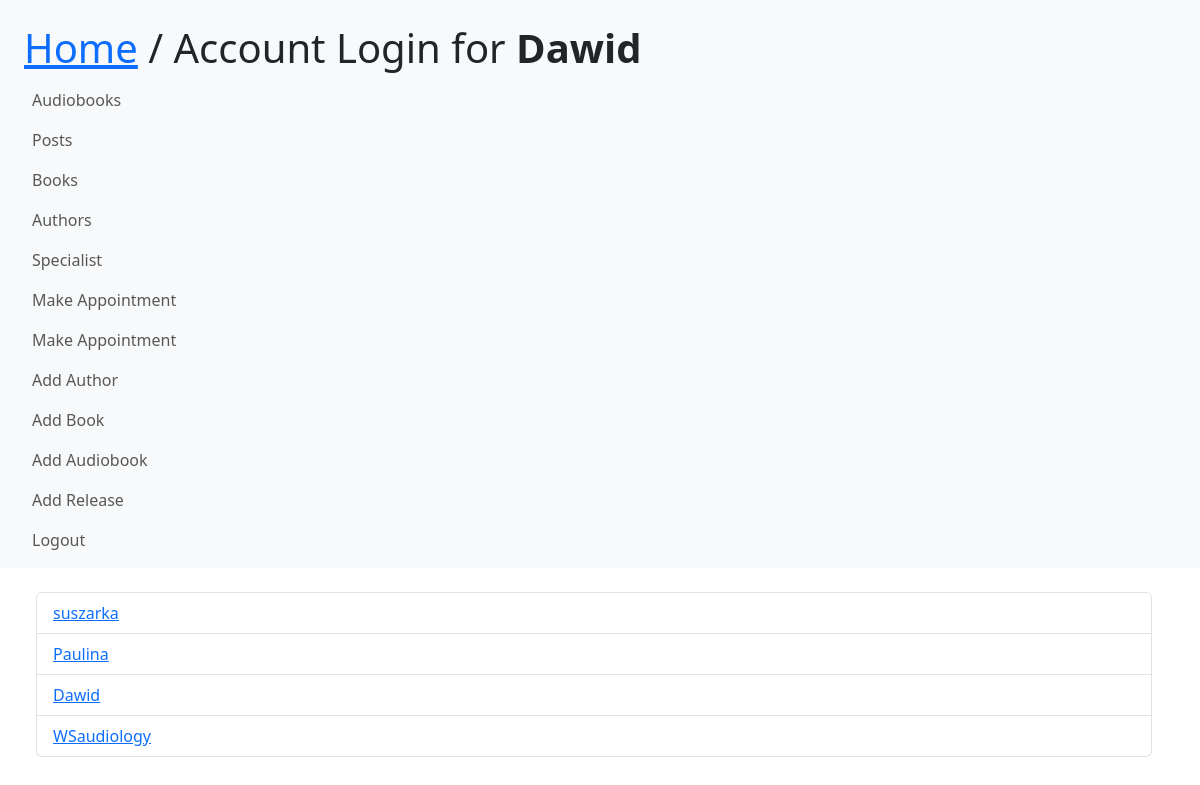
The page /specialists/ (signed in) on the database as committed earlier.
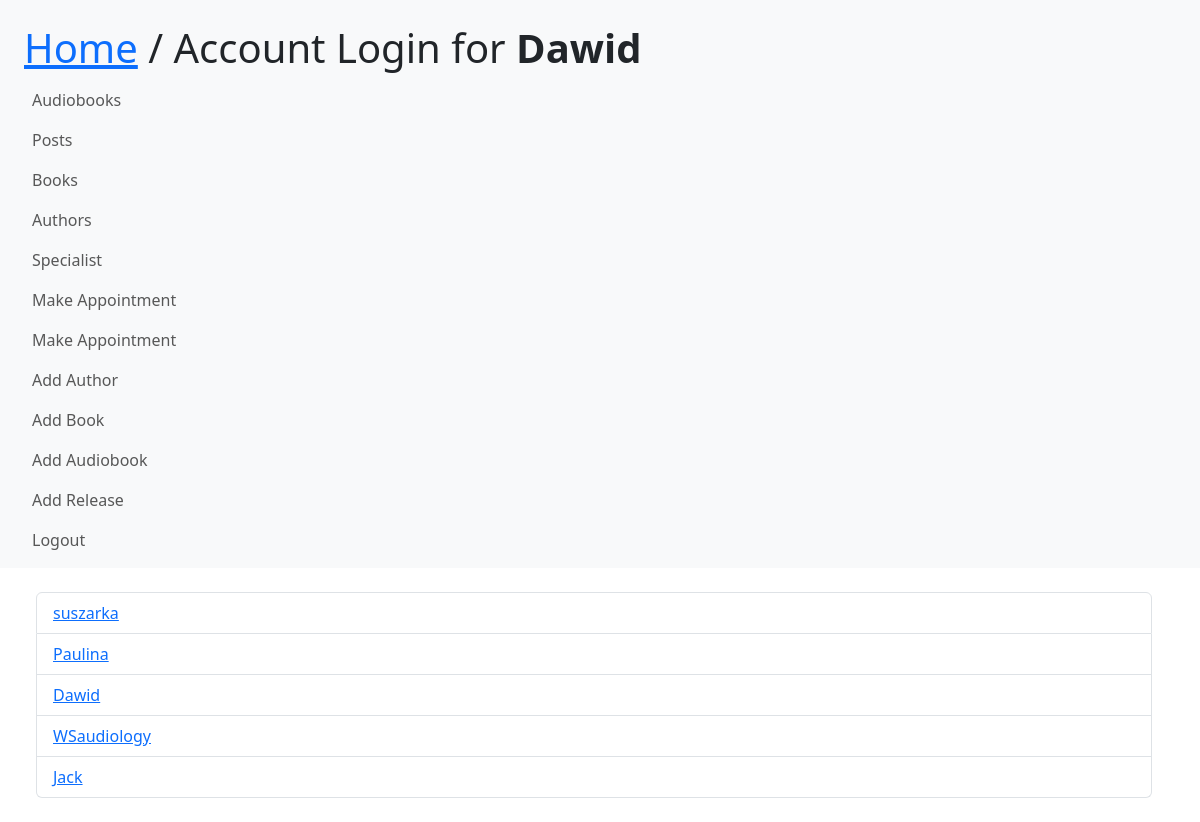
The same page on the database as committed later.
### people/models.py (models this page shows)
class User(AbstractUser):
    def is_specialist(self):
        return self.groups.filter(name='Specialist').exists()

### people/views.py (the view)
# urls.py: path('specialists/', SpecialistView.as_view(), name='view_specialist'),
class SpecialistView(View):
    def get(self, request):
        specialist = people.models.User.objects.all()
        return render(request, 'listy2specialist.html', {'specialist': specialist})

### people/templates/listy2specialist.html
{% extends 'base.html' %}
{% block content %}
    {% include 'list.html' with objects=specialist%}
{% endblock %}

### people/templates/base.html (shortened to what this page needs)
{% load static %}
<!DOCTYPE html>
<html lang="en">
<head>
    <link href="{% static 'bootstrap-5.2.2-dist/css/bootstrap.min.css' %}" rel="stylesheet">
</head>
<body>
<nav class="navbar navbar-expand-sm bg-light navbar-light">
    <div class="container-fluid">
        <ul class="navbar-nav">
            <div class="container m-auto">
                <h1 class="text-2xl leading-none text-gray-900 tracking-tight mt-3"><a href="/">Home</a> / Account Login for <b>{{user.username}}</b> </h1>
                    {% if perms.media.view_book %}
                        <div>
                            <a class="nav-link" href="{% url 'view_audiobooks' %}">Audiobooks</a>
                        </div>
                        <div class="nav-item">
                            <a class="nav-link" href="{% url 'view_release' %}">Posts</a>
                        </div>
                        <div class="nav-item">
                            <a class="nav-link" href="{% url 'view_books' %}">Books</a>
                        </div>
                        <div class="nav-item">
                            <a class="nav-link" href="{% url 'view_author' %}">Authors</a>
                        </div>
                        <div class="nav-item">
                            <a class="nav-link" href="{% url 'view_specialist' %}">Specialist</a>
                        </div>
                        <div class="nav-item">
                            <a class="nav-link" href="{% url 'make_appointment' %}">Make Appointment</a>
                        </div>
                        <div class="nav-item">
                            <a class="nav-link" href="{% url 'detail_appointment' 1 %}">Make Appointment</a>
                        </div>
                    {% endif %}
                         {% if request.user.is_specialist %}
                        <div class="nav-item">
                            <a class="nav-link" href="{% url 'create_author' %}">Add Author</a>
                        </div>
                        <div class="nav-item">
                            <a class="nav-link" href="{% url 'create_book' %}">Add Book</a>
                        </div>
                        <div class="nav-item">
                            <a class="nav-link" href="{% url 'create_audiobook' %}">Add Audiobook</a>
                        </div>
                        <div class="nav-item">
                            <a class="nav-link" href="{% url 'create_release' %}">Add Release</a>
                        </div>
                        {% endif %}
                            {% if user.is_authenticated %}
                        <div class="nav-item">
                            <a class="nav-link" href="{% url 'logout' %}">Logout</a>
                        </div>
                        {% endif %}
        </ul>
    </div>
</nav>
<div class="container m-4">
    {% block content %}{% endblock %}
</div>
</body>
</html>

### people/templates/list.html
<ul class="list-group">
    {% for obj in objects %}
        <ul class="list-group-item">
            <a href="{{ obj.get_absolute_url }}"> {{ obj }}</a>
        </ul>
    {% endfor %}

Rows that differ between the two databases and show on the page:
added User: username "Jack"
